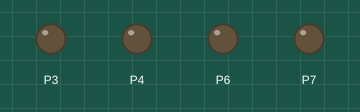
A program run on a simulated BBC micro:bit (MakeCode). On the bench: output pins drawn as LEDs (lit = HIGH).

Above: at 0.5 s.
At 1.5 s:
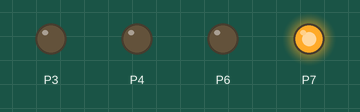
At 2.5 s:
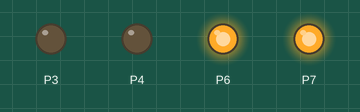
At 3.5 s:
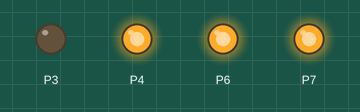
At 5.0 s:
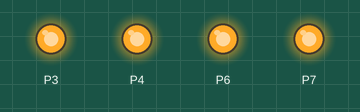
Timing chart, 0 to 7.8 s (numbered marks = the images above):
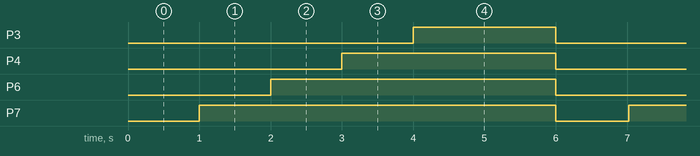

The program:

main.ts
```typescript
function gørNoget () {
    pins.digitalWritePin(DigitalPin.P7, 0)
    pins.digitalWritePin(DigitalPin.P6, 0)
    pins.digitalWritePin(DigitalPin.P4, 0)
    pins.digitalWritePin(DigitalPin.P3, 0)
}
led.enable(false)
gørNoget()
let start = input.runningTime()
basic.forever(function () {
    basic.pause(1000)
    pins.digitalWritePin(DigitalPin.P7, 1)
    basic.pause(1000)
    pins.digitalWritePin(DigitalPin.P6, 1)
    basic.pause(1000)
    pins.digitalWritePin(DigitalPin.P4, 1)
    basic.pause(1000)
    pins.digitalWritePin(DigitalPin.P3, 1)
    basic.pause(2000)
    gørNoget()
})
```

test.ts
```typescript
// test ender her, dette bliver ikke kompileret, når denne pakke bruges som en udvidelse.
```

Measured:
- by itself, P3: alternates HIGH for 2.0 s and LOW for 4.0 s
- by itself, P4: alternates HIGH for 3.0 s and LOW for 3.0 s
- by itself, P6: alternates HIGH for 4.0 s and LOW for 2.0 s
- by itself, P7: alternates HIGH for 5.0 s and LOW for 1.0 s
